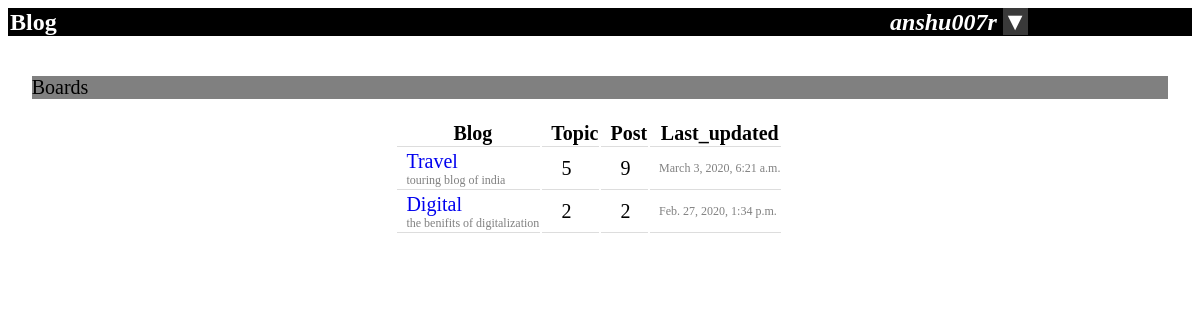
The app's page / (signed in) with its own data.
### boards/models.py (models this page shows, shortened)
class Board(models.Model):
      name=models.CharField(max_length=30,unique=True)
      description=models.CharField(max_length=40)
      def get_post_count(self):
          self.count=0
          for post in Post.objects.all():
              if self.pk==post.topic.boards.pk:
                 self.count+=1
          return self.count
      def get_last_update(self):
          last=Post.objects.get(pk=self.count)
          self.last=last.updated_at
          return self.last

class Post(models.Model):
      message=models.CharField(max_length=255)
      topic=models.ForeignKey(Topic,on_delete=models.CASCADE,related_name='post')
      created_by=models.ForeignKey(User,on_delete=models.CASCADE,null=True,related_name='post')
      updated_at=models.DateTimeField(auto_now_add=True)
      created_at=models.DateTimeField(null=True)
      updated_by=models.ForeignKey(User,null=True,on_delete=models.CASCADE,related_name='+')

class Topic(models.Model):
      subject=models.CharField(max_length=50)
      last_updated=models.DateTimeField(auto_now_add=True)
      boards=models.ForeignKey(Board,on_delete=models.CASCADE,related_name='topic')
      starter=models.ForeignKey(User,on_delete=models.CASCADE,related_name='topic')
      watch=models.IntegerField(default=0)

### boards/views.py (the view)
# urls.py: 2. Add a URL to urlpatterns:  url(r'^$', views.home, name='home')
@login_required
def home(request):
    board=Board.objects.all()
    return render(request,'home.html',{'board':board})

### boards/templates/home.html (shortened to what this page needs)
{%load static%}
<html>
<head>
	<link rel="stylesheet" href="{% static 'css/home.css' %}">
</head>
	<body>
		<div class="heading"> <H2>Blog
                 {% if user.is_authenticated %}
                      <em style="padding-left:70%">{{ user.username}}</em>
                      <em class="dropdown">
                        <span class="dropbtn">▼</span>
                      </em>
                 {% else %}
                      <a  style="padding-left:76%;" href="{% url 'signup' %}">SignUp</a><a style="padding-left:50px;" href="{% url 'login' %}">Login</a>
                 {%endif%}
                 </H2>
                 </div>
	        <div class="container">
                        <section>Boards</section
                </div>
         <div class="table">
 	  <table>
                  <tr>
			  <th>Blog</th>
			  <th>Topic</th>
                          <th>Post</th>
                          <th>Last_updated</th>
		  </tr>
		  {% for index in board %}
		     <tr>
			     <td><a href="{% url 'board_topic' index.pk %}">{{ index.name }}</a><br><small>{{ index.description}}</small</td>
                             <td style="padding-left:5%">{{ index.topic.count}}</td>
                             <td style="padding-left:5%">{{ index.get_post_count}}</td>
                             <td><small>{{ index.get_last_update }}</small></td>
		     </tr>
		  {% endfor %}
	  </table>
	</body>
</html>

### boards/static/css/home.css (style rules this page uses)
.heading { background-color:black; color:white; padding-left:2px; }
td,th { font-size:20px; border-bottom:1px solid #ddd; padding-left:9px; }
.table { padding-left:32%; padding-top:20px; }
small { color:grey; font-size:12px; }
a { color:#0000EF; }
.container { padding-top:20px; padding-left:2%; padding-right:2%; padding-bottom:20px; font-size:20px; }
section { background-color:grey; }
a { text-decoration:none; }
.dropbtn { background-color: #393939; color: white; border: none; font-size:25px }
.dropdown { position: relative; display: inline-block; }

### records on screen
Board: name "Travel", description "touring blog of india", topic.count "5", get_post_count "9", get_last_update "March 3, 2020, 6:21 a.m."
Board: name "Digital", description "the benifits of digitalization", topic.count "2", get_post_count "2", get_last_update "Feb. 27, 2020, 1:34 p.m."

### other values on screen
{{ user.username }} "anshu007r"
